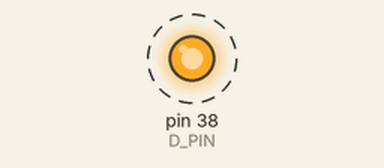
Recording of a sketch running on a simulated Arduino Mega 2560, built with avr-gcc and run on an emulated ATmega2560. Parts: output pins drawn as LEDs (lit = HIGH). Dashed ring = blinking.

Above: at 0.2 s.
Timing chart, 0 to 3.0 s (numbered marks = the images above):
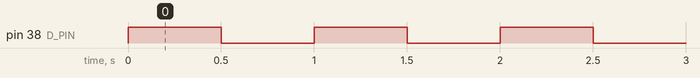

Measured:
- by itself, pin 38 (D_PIN): alternates HIGH for 0.50 s and LOW for 0.50 s

The sketch:

A-4.3-D.ino
```cpp
#define D_PIN 38

void setup() {
  // put your setup code here, to run once:
  Serial.begin(115200);
  pinMode(D_PIN, OUTPUT);
}

void loop() {
  // put your main code here, to run repeatedly:
  digitalWrite(D_PIN, HIGH);//拉高电平
  delay(500);
  digitalWrite(D_PIN, LOW);//拉低电平
  delay(500);
}
```
